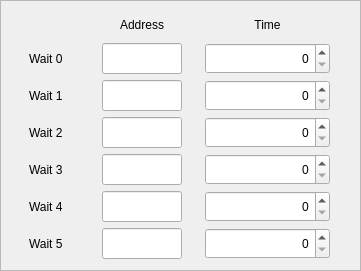
  <widget class="QFrame" name="frame_21">
   <property name="geometry">
    <rect>
     <x>490</x>
     <y>10</y>
     <width>361</width>
     <height>271</height>
    </rect>
   </property>
   <property name="frameShape">
    <enum>QFrame::StyledPanel</enum>
   </property>
   <property name="frameShadow">
    <enum>QFrame::Sunken</enum>
   </property>
   <layout class="QGridLayout" name="gridLayout_8">
    <item row="5" column="2">
     <widget class="QSpinBox" name="spinBoxLoop4WaitTime">
      <property name="minimumSize">
       <size>
        <width>125</width>
        <height>31</height>
       </size>
      </property>
      <property name="maximumSize">
       <size>
        <width>125</width>
        <height>31</height>
       </size>
      </property>
      <property name="alignment">
       <set>Qt::AlignRight|Qt::AlignTrailing|Qt::AlignVCenter</set>
      </property>
      <property name="maximum">
       <number>999999999</number>
      </property>
     </widget>
    </item>
    <item row="2" column="2">
     <widget class="QSpinBox" name="spinBoxLoop1WaitTime">
      <property name="minimumSize">
       <size>
        <width>125</width>
        <height>31</height>
       </size>
      </property>
      <property name="maximumSize">
       <size>
        <width>125</width>
        <height>31</height>
       </size>
      </property>
      <property name="alignment">
       <set>Qt::AlignRight|Qt::AlignTrailing|Qt::AlignVCenter</set>
      </property>
      <property name="maximum">
       <number>999999999</number>
      </property>
     </widget>
    </item>
    <item row="1" column="0">
     <widget class="QLabel" name="label_418">
      <property name="minimumSize">
       <size>
        <width>0</width>
        <height>0</height>
       </size>
      </property>
      <property name="maximumSize">
       <size>
        <width>50</width>
        <height>16777215</height>
       </size>
      </property>
      <property name="text">
       <string>Wait 0</string>
      </property>
     </widget>
    </item>
    <item row="6" column="0">
     <widget class="QLabel" name="label_417">
      <property name="minimumSize">
       <size>
        <width>0</width>
        <height>0</height>
       </size>
      </property>
      <property name="maximumSize">
       <size>
        <width>50</width>
        <height>16777215</height>
       </size>
      </property>
      <property name="text">
       <string>Wait 5</string>
      </property>
     </widget>
    </item>
    <item row="3" column="2">
     <widget class="QSpinBox" name="spinBoxLoop2WaitTime">
      <property name="minimumSize">
       <size>
        <width>125</width>
        <height>31</height>
       </size>
      </property>
      <property name="maximumSize">
       <size>
        <width>125</width>
        <height>31</height>
       </size>
      </property>
      <property name="alignment">
       <set>Qt::AlignRight|Qt::AlignTrailing|Qt::AlignVCenter</set>
      </property>
      <property name="maximum">
       <number>999999999</number>
      </property>
     </widget>
    </item>
    <item row="4" column="1">
     <widget class="QLineEdit" name="lineEditLoop3Wait">
      <property name="minimumSize">
       <size>
        <width>80</width>
        <height>31</height>
       </size>
      </property>
      <property name="maximumSize">
       <size>
        <width>80</width>
        <height>31</height>
       </size>
      </property>
      <property name="palette">
       <palette>
        <active>
         <colorrole role="Text">
          <brush brushstyle="SolidPattern">
           <color alpha="255">
            <red>36</red>
            <green>31</green>
            <blue>49</blue>
           </color>
          </brush>
         </colorrole>
        </active>
        <inactive>
         <colorrole role="Text">
          <brush brushstyle="SolidPattern">
           <color alpha="255">
            <red>36</red>
            <green>31</green>
            <blue>49</blue>
           </color>
          </brush>
         </colorrole>
        </inactive>
        <disabled>
         <colorrole role="Text">
          <brush brushstyle="SolidPattern">
           <color alpha="255">
            <red>146</red>
            <green>149</green>
            <blue>149</blue>
           </color>
          </brush>
         </colorrole>
        </disabled>
       </palette>
      </property>
      <property name="font">
       <font>
        <family>Monospace</family>
       </font>
      </property>
      <property name="alignment">
       <set>Qt::AlignRight|Qt::AlignTrailing|Qt::AlignVCenter</set>
      </property>
      <property name="readOnly">
       <bool>false</bool>
      </property>
     </widget>
    </item>
    <item row="3" column="1">
     <widget class="QLineEdit" name="lineEditLoop2Wait">
      <property name="minimumSize">
       <size>
        <width>80</width>
        <height>31</height>
       </size>
      </property>
      <property name="maximumSize">
       <size>
        <width>80</width>
        <height>31</height>
       </size>
      </property>
      <property name="palette">
       <palette>
        <active>
         <colorrole role="Text">
          <brush brushstyle="SolidPattern">
           <color alpha="255">
            <red>36</red>
            <green>31</green>
            <blue>49</blue>
           </color>
          </brush>
         </colorrole>
        </active>
        <inactive>
         <colorrole role="Text">
          <brush brushstyle="SolidPattern">
           <color alpha="255">
            <red>36</red>
            <green>31</green>
            <blue>49</blue>
           </color>
          </brush>
         </colorrole>
        </inactive>
        <disabled>
         <colorrole role="Text">
          <brush brushstyle="SolidPattern">
           <color alpha="255">
            <red>146</red>
            <green>149</green>
            <blue>149</blue>
           </color>
          </brush>
         </colorrole>
        </disabled>
       </palette>
      </property>
      <property name="font">
       <font>
        <family>Monospace</family>
       </font>
      </property>
      <property name="alignment">
       <set>Qt::AlignRight|Qt::AlignTrailing|Qt::AlignVCenter</set>
      </property>
      <property name="readOnly">
       <bool>false</bool>
      </property>
     </widget>
    </item>
    <item row="4" column="0">
     <widget class="QLabel" name="label_423">
      <property name="minimumSize">
       <size>
        <width>0</width>
        <height>0</height>
       </size>
      </property>
      <property name="maximumSize">
       <size>
        <width>50</width>
        <height>16777215</height>
       </size>
      </property>
      <property name="text">
       <string>Wait 3</string>
      </property>
     </widget>
    </item>
    <item row="0" column="2">
     <widget class="QLabel" name="label_139">
      <property name="text">
       <string>Time</string>
      </property>
      <property name="alignment">
       <set>Qt::AlignCenter</set>
      </property>
     </widget>
    </item>
    <item row="6" column="1">
     <widget class="QLineEdit" name="lineEditLoop5Wait">
      <property name="minimumSize">
       <size>
        <width>80</width>
        <height>31</height>
       </size>
      </property>
      <property name="maximumSize">
       <size>
        <width>80</width>
        <height>31</height>
       </size>
      </property>
      <property name="palette">
       <palette>
        <active>
         <colorrole role="Text">
          <brush brushstyle="SolidPattern">
           <color alpha="255">
            <red>36</red>
            <green>31</green>
            <blue>49</blue>
           </color>
          </brush>
         </colorrole>
        </active>
        <inactive>
         <colorrole role="Text">
          <brush brushstyle="SolidPattern">
           <color alpha="255">
            <red>36</red>
            <green>31</green>
            <blue>49</blue>
           </color>
          </brush>
         </colorrole>
        </inactive>
        <disabled>
         <colorrole role="Text">
          <brush brushstyle="SolidPattern">
           <color alpha="255">
            <red>146</red>
            <green>149</green>
            <blue>149</blue>
           </color>
          </brush>
         </colorrole>
        </disabled>
       </palette>
      </property>
      <property name="font">
       <font>
        <family>Monospace</family>
       </font>
      </property>
      <property name="alignment">
       <set>Qt::AlignRight|Qt::AlignTrailing|Qt::AlignVCenter</set>
      </property>
      <property name="readOnly">
       <bool>false</bool>
      </property>
     </widget>
    </item>
    <item row="6" column="2">
     <widget class="QSpinBox" name="spinBoxLoop5WaitTime">
      <property name="minimumSize">
       <size>
        <width>125</width>
        <height>31</height>
       </size>
      </property>
      <property name="maximumSize">
       <size>
        <width>125</width>
        <height>31</height>
       </size>
      </property>
      <property name="alignment">
       <set>Qt::AlignRight|Qt::AlignTrailing|Qt::AlignVCenter</set>
      </property>
      <property name="maximum">
       <number>999999999</number>
      </property>
     </widget>
    </item>
    <item row="5" column="0">
     <widget class="QLabel" name="label_421">
      <property name="minimumSize">
       <size>
        <width>0</width>
        <height>0</height>
       </size>
      </property>
      <property name="maximumSize">
       <size>
        <width>50</width>
        <height>16777215</height>
       </size>
      </property>
      <property name="text">
       <string>Wait 4</string>
      </property>
     </widget>
    </item>
    <item row="2" column="1">
     <widget class="QLineEdit" name="lineEditLoop1Wait">
      <property name="minimumSize">
       <size>
        <width>80</width>
        <height>31</height>
       </size>
      </property>
      <property name="maximumSize">
       <size>
        <width>80</width>
        <height>31</height>
       </size>
      </property>
      <property name="palette">
       <palette>
        <active>
         <colorrole role="Text">
          <brush brushstyle="SolidPattern">
           <color alpha="255">
            <red>36</red>
            <green>31</green>
            <blue>49</blue>
           </color>
          </brush>
         </colorrole>
        </active>
        <inactive>
         <colorrole role="Text">
          <brush brushstyle="SolidPattern">
           <color alpha="255">
            <red>36</red>
            <green>31</green>
            <blue>49</blue>
           </color>
          </brush>
         </colorrole>
        </inactive>
        <disabled>
         <colorrole role="Text">
          <brush brushstyle="SolidPattern">
           <color alpha="255">
            <red>146</red>
            <green>149</green>
            <blue>149</blue>
           </color>
          </brush>
         </colorrole>
        </disabled>
       </palette>
      </property>
      <property name="font">
       <font>
        <family>Monospace</family>
       </font>
      </property>
      <property name="text">
       <string/>
      </property>
      <property name="alignment">
       <set>Qt::AlignRight|Qt::AlignTrailing|Qt::AlignVCenter</set>
      </property>
      <property name="readOnly">
       <bool>false</bool>
      </property>
     </widget>
    </item>
    <item row="2" column="0">
     <widget class="QLabel" name="label_420">
      <property name="minimumSize">
       <size>
        <width>0</width>
        <height>0</height>
       </size>
      </property>
      <property name="maximumSize">
       <size>
        <width>50</width>
        <height>16777215</height>
       </size>
      </property>
      <property name="text">
       <string>Wait 1</string>
      </property>
     </widget>
    </item>
    <item row="1" column="1">
     <widget class="QLineEdit" name="lineEditLoop0Wait">
      <property name="minimumSize">
       <size>
        <width>80</width>
        <height>31</height>
       </size>
      </property>
      <property name="maximumSize">
       <size>
        <width>80</width>
        <height>31</height>
       </size>
      </property>
      <property name="palette">
       <palette>
        <active>
         <colorrole role="Text">
          <brush brushstyle="SolidPattern">
           <color alpha="255">
            <red>36</red>
            <green>31</green>
            <blue>49</blue>
           </color>
          </brush>
         </colorrole>
        </active>
        <inactive>
         <colorrole role="Text">
          <brush brushstyle="SolidPattern">
           <color alpha="255">
            <red>36</red>
            <green>31</green>
            <blue>49</blue>
           </color>
          </brush>
         </colorrole>
        </inactive>
        <disabled>
         <colorrole role="Text">
          <brush brushstyle="SolidPattern">
           <color alpha="255">
            <red>146</red>
            <green>149</green>
            <blue>149</blue>
           </color>
          </brush>
         </colorrole>
        </disabled>
       </palette>
      </property>
      <property name="font">
       <font>
        <family>Monospace</family>
       </font>
      </property>
      <property name="text">
       <string/>
      </property>
      <property name="alignment">
       <set>Qt::AlignRight|Qt::AlignTrailing|Qt::AlignVCenter</set>
      </property>
      <property name="readOnly">
       <bool>false</bool>
      </property>
     </widget>
    </item>
    <item row="0" column="1">
     <widget class="QLabel" name="label_141">
      <property name="text">
       <string>Address</string>
      </property>
      <property name="alignment">
       <set>Qt::AlignCenter</set>
      </property>
     </widget>
    </item>
    <item row="4" column="2">
     <widget class="QSpinBox" name="spinBoxLoop3WaitTime">
      <property name="minimumSize">
       <size>
        <width>125</width>
        <height>31</height>
       </size>
      </property>
      <property name="maximumSize">
       <size>
        <width>125</width>
        <height>31</height>
       </size>
      </property>
      <property name="alignment">
       <set>Qt::AlignRight|Qt::AlignTrailing|Qt::AlignVCenter</set>
      </property>
      <property name="maximum">
       <number>999999999</number>
      </property>
     </widget>
    </item>
    <item row="5" column="1">
     <widget class="QLineEdit" name="lineEditLoop4Wait">
      <property name="minimumSize">
       <size>
        <width>80</width>
        <height>31</height>
       </size>
      </property>
      <property name="maximumSize">
       <size>
        <width>80</width>
        <height>31</height>
       </size>
      </property>
      <property name="palette">
       <palette>
        <active>
         <colorrole role="Text">
          <brush brushstyle="SolidPattern">
           <color alpha="255">
            <red>36</red>
            <green>31</green>
            <blue>49</blue>
           </color>
          </brush>
         </colorrole>
        </active>
        <inactive>
         <colorrole role="Text">
          <brush brushstyle="SolidPattern">
           <color alpha="255">
            <red>36</red>
            <green>31</green>
            <blue>49</blue>
           </color>
          </brush>
         </colorrole>
        </inactive>
        <disabled>
         <colorrole role="Text">
          <brush brushstyle="SolidPattern">
           <color alpha="255">
            <red>146</red>
            <green>149</green>
            <blue>149</blue>
           </color>
          </brush>
         </colorrole>
        </disabled>
       </palette>
      </property>
      <property name="font">
       <font>
        <family>Monospace</family>
       </font>
      </property>
      <property name="alignment">
       <set>Qt::AlignRight|Qt::AlignTrailing|Qt::AlignVCenter</set>
      </property>
      <property name="readOnly">
       <bool>false</bool>
      </property>
     </widget>
    </item>
    <item row="1" column="2">
     <widget class="QSpinBox" name="spinBoxLoop0WaitTime">
      <property name="minimumSize">
       <size>
        <width>125</width>
        <height>31</height>
       </size>
      </property>
      <property name="maximumSize">
       <size>
        <width>125</width>
        <height>31</height>
       </size>
      </property>
      <property name="alignment">
       <set>Qt::AlignRight|Qt::AlignTrailing|Qt::AlignVCenter</set>
      </property>
      <property name="maximum">
       <number>999999999</number>
      </property>
     </widget>
    </item>
    <item row="3" column="0">
     <widget class="QLabel" name="label_422">
      <property name="minimumSize">
       <size>
        <width>0</width>
        <height>0</height>
       </size>
      </property>
      <property name="maximumSize">
       <size>
        <width>50</width>
        <height>16777215</height>
       </size>
      </property>
      <property name="text">
       <string>Wait 2</string>
      </property>
     </widget>
    </item>
   </layout>
  </widget>
